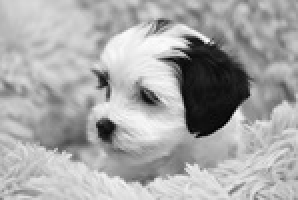
#> input picture dog-7206321_640.jpg, 149 x 100 px, found by its file name (shown 2 times larger)
$ jupyter execute linear_Encrypting.ipynb
#> lines starting #> are read from the running program, lines starting #| are printed output that depends on the picture; long printed decimals are rounded
### **In this code, I'm employing the concept of steganography, which involves concealing data within an image. The input string is converted into an ASCII representation, serving as the secret key. The image is then processed by extracting its RGB channels. Utilizing the least significant bit (LSB) method, I execute an XOR operation to embed the data within the image. The resulting output is a modified version of the image. To quantify the disparity between the original and modified images, I compute the mean square error (MSE) and the peak signal-to-noise ratio (PSNR). This encapsulates the process and methodologies employed within the code.**

### **This code snippet is importing several Python libraries for data visualization, numerical computing, mathematical operations, and computer vision tasks.**

[cell 1]
import matplotlib.pyplot as plt
import numpy as np
from math import log10, sqrt
import cv2

### **This part of the code takes an image as input, fetches the RGB values of each pixel, and creates an array containing the collection of all the pixels.**

[cell 2]
image_path = '/content/dog-7206321_640.jpg'
img = cv2.imread(image_path)
#> img is the input picture: shape (100, 149, 3); min 0, max 255, mean 167.7
image = cv2.cvtColor(img, cv2.COLOR_BGR2RGB)
plt.imshow(image, cmap='gray')
plt.axis('off')
height, width, channels = image.shape
#> height = 100; width = 149; channels = 3

### **This part of the code contains the essential function for manipulating the data.**

[cell 3]
def int_to_bin(n):
  bin_val = []
  for i in n:
    a = (bin(int(i)))[2:]
    bin_val.append(a)
  return [bin_val][0]
def display_image_from_colors(color_array, c_map = 'gray'):
    np_array = np.array(color_array, dtype=np.uint8)
    plt.imshow(np_array, cmap = c_map)
    plt.axis('off')
    plt.show()
def adding_values(adding_list, main_image_list):
    final_list_of_binary_value_to_impliment = []
    for i in range(0, len(main_image_list)):
      if i < len(adding_list):
          final_list_of_binary_value_to_impliment.append(int(adding_list[i]) ^ int(main_image_list[i]))
      else:
          final_list_of_binary_value_to_impliment.append(int(main_image_list[i]))
    return final_list_of_binary_value_to_impliment
from math import log10, sqrt
def PSNR(original, compressed):
    mse = MSE(original, compressed)
    if(mse == 0):
        return 100
    max_pixel = 255.0
    psnr = 20 * log10(max_pixel / sqrt(mse))
    return psnr
def MSE(original, compressed):
  mse = ((sum([((original[i]) - compressed[i])**2 for i in range(len(original))]))/len(original))
  return (mse)

### **We will create two different branches of a single image: a normal image and an encrypted image. The values of the encrypted image will be significantly altered, and then we will compare it to the normal image.**

[cell 4]
normal_image = image.reshape(height * width * channels)
increpted_image = image.reshape(height * width * channels)

### **Create a dictionary named alpha_dict that contains the alphabet and their ASCII key values ranging from 32 to 127.**

[cell 5]
alpha_dict = {chr(i): i for i in range(32, 127)}

### **Create a variable named 'string_to_incrept' to increment, which contains the data that we want to encrypt.**

[cell 6]
string_to_Encrypt = 'hii, my name is kanishk kumar singh, how are you'

### **This part of the code increments the strength by processing each character one at a time, converting it to its ASCII value. It then uses a loop to check the length of the binary representation of the ASCII value. If the length is 7, a zero is added at the beginning; if the length is 6, two zeros are added at the beginning.the binary value is appended to the final list for further processing.**

[cell 7]
int_string_to_incrept = [(alpha_dict.get(i)) for i in (string_to_Encrypt)]
binary_value_to_impliment = (int_to_bin(int_string_to_incrept))
final_list_of_binary_value_to_impliment = []
for i in binary_value_to_impliment:
  if len(i) == 7:
    i = ("0"+str(i))
  elif len(i) == 6:
    i = ("00"+str(i))
  for j in i:
    final_list_of_binary_value_to_impliment.append(j)

### **In this code, a variable named final_image is used with a function called adding_values. This function takes two arguments: the first is a collection of all the binary numbers, and the second is the image to which we want to append the values.**

[cell 8]
final_image = adding_values(final_list_of_binary_value_to_impliment, increpted_image)
#> after the loop in adding_values, `for i in range(0, len(main_image_list)):`: final_list_of_binary_value_to_impliment = 44700 items
#> final_image = 44700 items

### **Inthis code, we calculate the Peak Signal-to-Noise Ratio (PSNR) and the Mean Square Error (MSE). Both metrics take two arguments: the first is the original (normal) image, and the second is the modified (final) image. The output provides a measure of the difference between the two images.**

[cell 9]
print(f"PSNR value is ({PSNR(np.array(normal_image, dtype=np.float64), np.array(final_image, dtype=np.float64))})")
#> in MSE, `mse = ((sum([((original[i]) - compressed[i])**2 for i in range(len(ori..`: mse = 0.00398
#> in PSNR, `psnr = 20 * log10(max_pixel / sqrt(mse))`: psnr = 72.13
#| PSNR value is (72.130)
print(f"MSE value is ({MSE(np.array(normal_image, dtype=np.float64), np.array(final_image, dtype=np.float64))})")
#| MSE value is (0.003982)

### **The final output of two images**

[cell 10]
display_image_from_colors((np.array(normal_image)).reshape(height, width, channels))
display_image_from_colors((np.array(final_image)).reshape(height, width, channels))

### **Visualizing the difference between the normal and final image is soon bir graph**

[cell 11]
# Generate random pixel values for two datasets (example)
pixel_values_1 = normal_image
pixel_values_2 = final_image
#> pixel_values_2 = 44700 items

# Count occurrences of each pixel value for both datasets
pixel_counts_1 = np.bincount(pixel_values_1, minlength=256)
#> pixel_counts_1 = 256 values, max 597 at index 200, min 0 at index 4, mean 174.6
pixel_counts_2 = np.bincount(pixel_values_2, minlength=256)
#> pixel_counts_2 = 256 values, max 595 at index 200, min 0 at index 4, mean 174.6
plt.figure(figsize=(20,12))

# Plot the first bar graph
plt.bar(range(256), pixel_counts_1, color='b', alpha=0.5, label='normal_image')
# Plot the second bar graph, offsetting slightly for better visualization
plt.bar(np.arange(256) + 0.4, pixel_counts_2, color='r', alpha=0.5, label='final_image')
plt.title('Pixel Value Distribution')
plt.xlabel('Pixel Value')
plt.ylabel('Count')
plt.xlim(0, 255)  # Set x-axis limit to match the pixel value range
plt.legend()
plt.show()
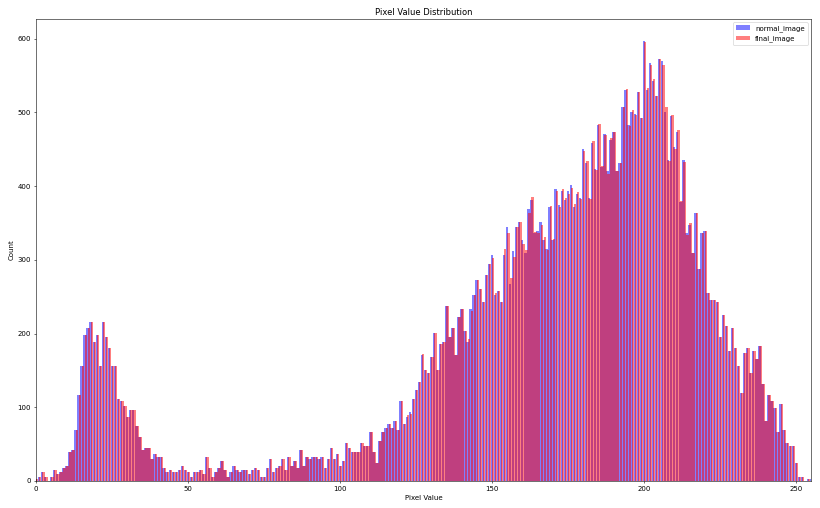
#> figure drawn by matplotlib, 1 panel; tallest bar 597 high, from x = 199.6 to 200.4; tallest bar 595 high, from x = 200 to 200.8
